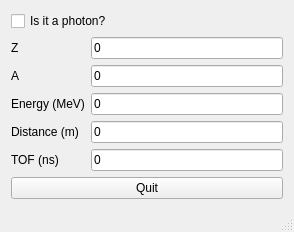
<?xml version="1.0" encoding="UTF-8"?>
<ui version="4.0">
 <class>MainWindow</class>
 <widget class="QMainWindow" name="MainWindow">
  <property name="geometry">
   <rect>
    <x>0</x>
    <y>0</y>
    <width>294</width>
    <height>230</height>
   </rect>
  </property>
  <property name="windowTitle">
   <string>Time-of-Flight Calculator</string>
  </property>
  <widget class="QWidget" name="centralWidget">
   <layout class="QVBoxLayout" name="verticalLayout">
    <item>
     <widget class="QCheckBox" name="checkBox">
      <property name="text">
       <string>Is it a photon?</string>
      </property>
     </widget>
    </item>
    <item>
     <layout class="QFormLayout" name="formLayout_2">
      <item row="1" column="0">
       <widget class="QLabel" name="label_2">
        <property name="text">
         <string>Z</string>
        </property>
       </widget>
      </item>
      <item row="1" column="1">
       <widget class="QLineEdit" name="lineEdit_z">
        <property name="enabled">
         <bool>true</bool>
        </property>
        <property name="text">
         <string>0</string>
        </property>
       </widget>
      </item>
      <item row="2" column="0">
       <widget class="QLabel" name="label">
        <property name="text">
         <string>A</string>
        </property>
       </widget>
      </item>
      <item row="2" column="1">
       <widget class="QLineEdit" name="lineEdit_a">
        <property name="text">
         <string>0</string>
        </property>
       </widget>
      </item>
      <item row="3" column="0">
       <widget class="QLabel" name="label_4">
        <property name="text">
         <string>Energy (MeV)</string>
        </property>
       </widget>
      </item>
      <item row="3" column="1">
       <widget class="QLineEdit" name="lineEdit_en">
        <property name="text">
         <string>0</string>
        </property>
       </widget>
      </item>
      <item row="4" column="0">
       <widget class="QLabel" name="label_3">
        <property name="text">
         <string>Distance (m)</string>
        </property>
       </widget>
      </item>
      <item row="4" column="1">
       <widget class="QLineEdit" name="lineEdit_d">
        <property name="text">
         <string>0</string>
        </property>
       </widget>
      </item>
      <item row="5" column="0">
       <widget class="QLabel" name="label_5">
        <property name="text">
         <string>TOF (ns)</string>
        </property>
       </widget>
      </item>
      <item row="5" column="1">
       <widget class="QLineEdit" name="lineEdit_t">
        <property name="text">
         <string>0</string>
        </property>
       </widget>
      </item>
     </layout>
    </item>
    <item>
     <widget class="QPushButton" name="pushButton">
      <property name="text">
       <string>Quit</string>
      </property>
     </widget>
    </item>
   </layout>
  </widget>
  <widget class="QStatusBar" name="statusBar"/>
 </widget>
 <layoutdefault spacing="6" margin="11"/>
 <resources/>
 <connections/>
</ui>
